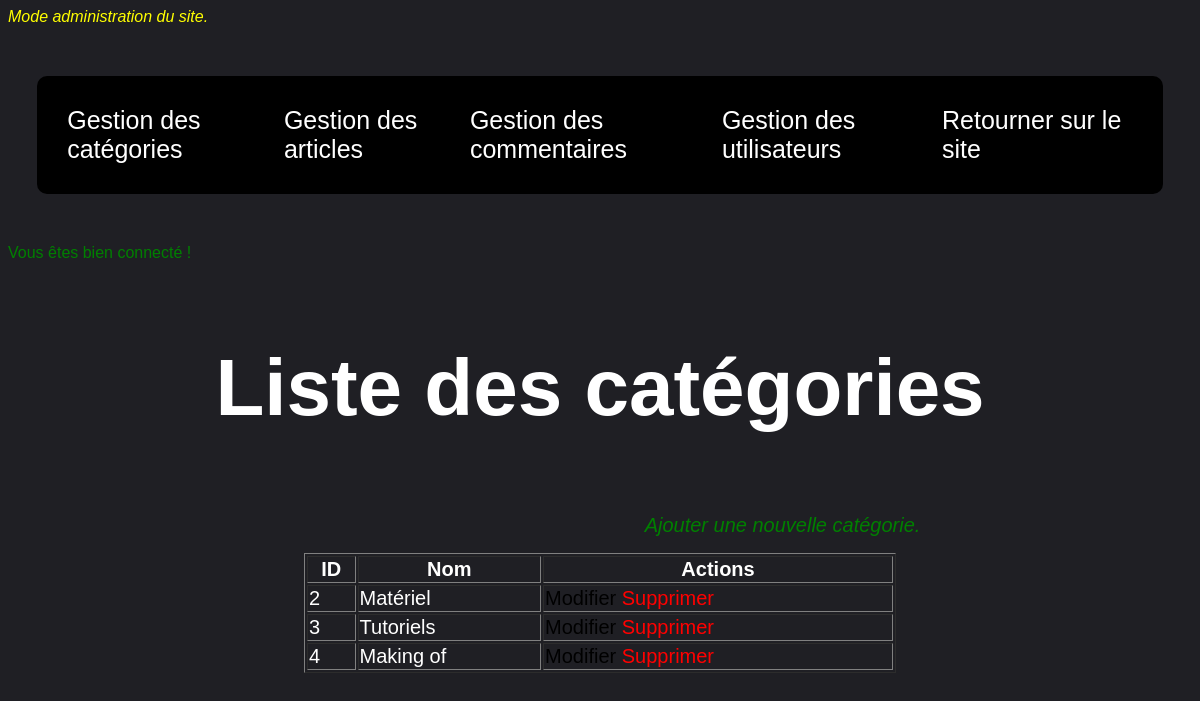
/admin/index.php?page=categories&action=list (signed in), run on the app's committed database.
### tables this page shows
CREATE TABLE IF NOT EXISTS `categories` (
  `id` int(11) NOT NULL AUTO_INCREMENT,
  `name` varchar(256) NOT NULL,
  `description` text,
  `img` varchar(256) NOT NULL,
  PRIMARY KEY (`id`)
);

### admin/index.php (called while the page is built, shortened)
<?php
if(isset($_GET['page'])){
    $page = $_GET['page'];
    switch ($page) {
      case 'categories' :
        require_once('controllers/categoriesController.php');
        break;
    }
}
else{
    $page = 'index';
    require_once('controllers/indexController.php');
}
require_once('layouts/admin.php');
?>

### models/Category.php (called while the page is built, shortened)
<?php
function getAllCategories(){
    global $db;
    $query = $db->query("SELECT * FROM categories ");
    $categories = $query->fetchAll();
    return $categories;
}
?>

### admin/controllers/categoriesController.php (called while the page is built, shortened)
<?php
$action = $_GET['action'];
require_once('../models/Category.php');
if($action == 'list') {
  $categories = getAllCategories();
}
?>

### admin/views/categoriesListView.php (the view, shortened to what this page needs)
<h3>Liste des catégories</h3>
<a class="addCategory" href="index.php?page=categories&action=new">Ajouter une nouvelle catégorie.</a>
<table border="1">
	<thead>
		<tr>
			<th>ID</th>
			<th>Nom</th>
			<th>Actions</th>
		</tr>
	</thead>
	<tbody>
	<?php foreach($categories as $category): ?>
		<tr>
			<td><?= $category['id'];?></td>
			<td><?= $category['name'];?></td>
			<td>
				<a class="edit" href="index.php?page=categories&action=edit&id=<?= $category['id'];?>">Modifier</a>
				<a class="danger" href="index.php?page=categories&action=delete&id=<?= $category['id'];?>">Supprimer</a>
			</td>
		</tr>
	<?php endforeach; ?>
	</tbody>
</table>

### admin/assets/sass/admin.css (style rules this page uses)
body { color: white; background: #1f1f24; font-family: Verdana, Geneva, Tahoma, sans-serif; }
a { text-decoration: none; color: black; }
table { margin-top: 100px; margin: auto; font-size: 20px; }
h3 { text-align: center; font-size: 80px; }
.addCategory { font-size: 20px; font-style: italic; display: block; text-align: center; margin-left: 365px; color: green; }
.danger, .error { color: red; }
.succes { color: green; }
@media (max-width: 1200px) { table { width: 50%; } }

### data on the page
categories: id "2", name "Matériel"
categories: id "3", name "Tutoriels"
categories: id "4", name "Making of"

### other printed values
$_SESSION['message'] "Vous êtes bien connecté !"
